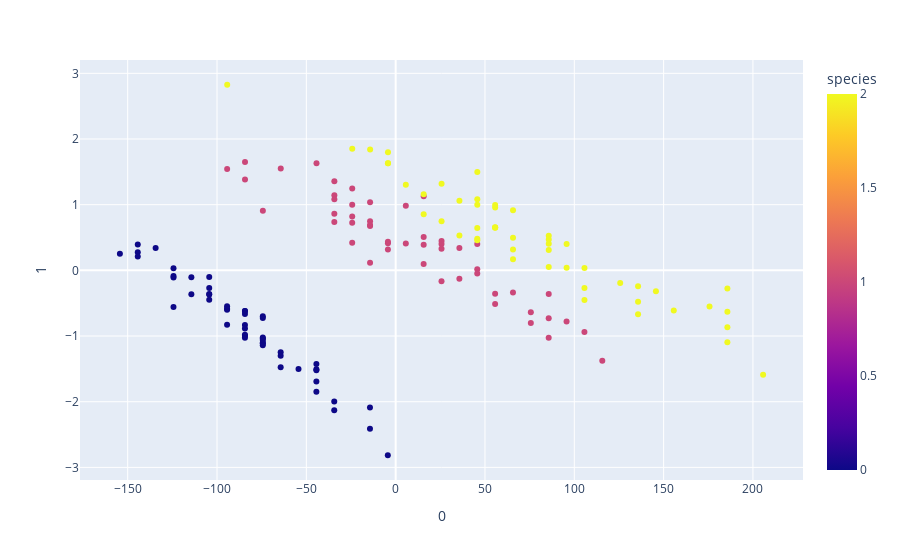

The notebook cell saved with this chart:
### Code cell
px.scatter(data_frame=df, x=0, y=1, color='species')

### Figure 1 — Plotly figure (JSON) as saved in the notebook; plotly's stock layout.template omitted (floating-point values rounded to 4 significant figures; data arrays with more than 128 entries replaced by an {"elided": "..."} marker saying what was removed)
{"data": [{"hovertemplate": "0=%{x}<br>1=%{y}<br>species=%{marker.color}<extra></extra>", "legendgroup": "", "marker": {"color": {"elided": "150 int values"}, "coloraxis": "coloraxis", "symbol": "circle"}, "mode": "markers", "name": "", "orientation": "v", "showlegend": false, "type": "scatter", "x": {"elided": "150 float values"}, "xaxis": "x", "y": {"elided": "150 float values"}, "yaxis": "y"}], "layout": {"coloraxis": {"colorbar": {"title": {"text": "species"}}, "colorscale": [[0, "#0d0887"], [0.1111, "#46039f"], [0.2222, "#7201a8"], [0.3333, "#9c179e"], [0.4444, "#bd3786"], [0.5556, "#d8576b"], [0.6667, "#ed7953"], [0.7778, "#fb9f3a"], [0.8889, "#fdca26"], [1, "#f0f921"]]}, "legend": {"tracegroupgap": 0}, "margin": {"t": 60}, "xaxis": {"anchor": "y", "domain": [0, 1], "title": {"text": "0"}}, "yaxis": {"anchor": "x", "domain": [0, 1], "title": {"text": "1"}}}}
